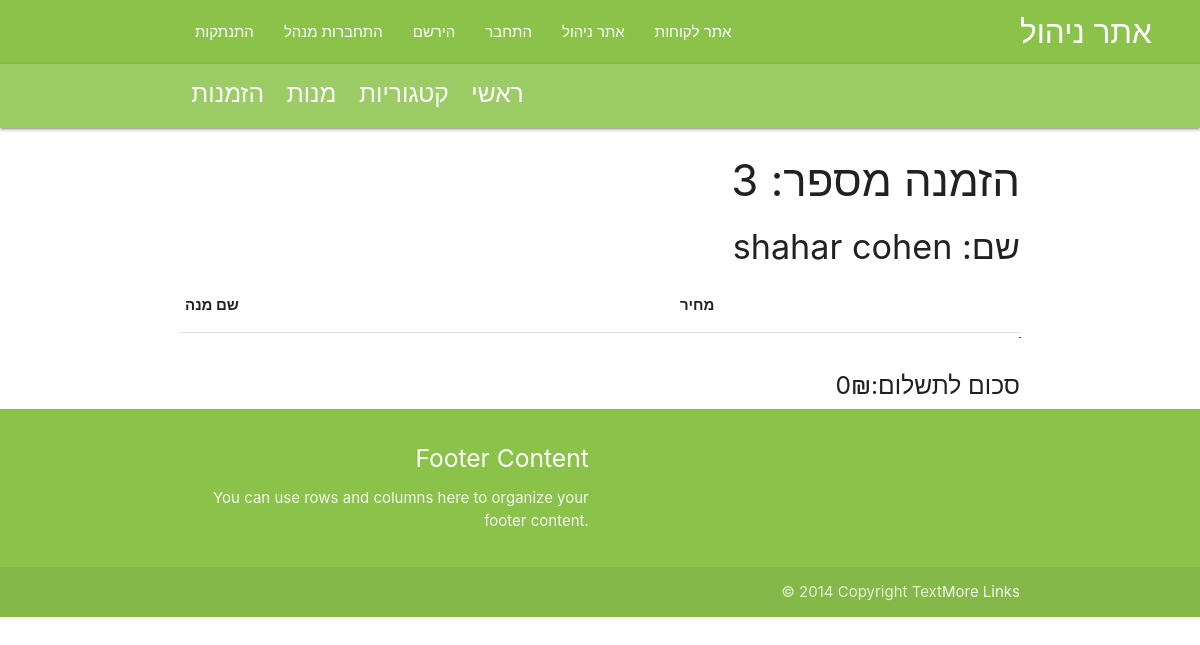
/managers/orders/show_order/3 (signed in), run on the app's committed database.
### models/deliveries.py (models this page shows)
class Delivery(db.Model):
    id = db.Column(db.Integer,primary_key=True)
    cart_id = db.Column(db.Integer, db.ForeignKey('cart.id'), unique=True)
    is_delivered = db.Column(db.Boolean, default=False)
    address = db.Column(db.String(200),default='')
    comment = db.Column(db.Text,default='')
    created = db.Column(db.Date)

### models/users.py (models this page shows, shortened)
class User(db.Model,UserMixin):
    id = db.Column(db.Integer,primary_key=True)
    username = db.Column(db.String(20),nullable=False,unique=True)
    password = db.Column(db.String(20),nullable=False)
    first_name = db.Column(db.String(50),nullable=False)
    last_name = db.Column(db.String(50),nullable=False)
    is_staff = db.Column(db.Boolean,default=False)
    email = db.Column(db.String(200),nullable=False)
    carts = db.relationship('Cart', backref='user',cascade="save-update")

### controllers/managers.py (the view)
@login_required
def show_order(id):
    delivery= Delivery.query.get(id)
    print(delivery.cart.items)
    cart_price=sum([item.dishes.price for item in delivery.cart.items])
    if current_user.is_staff:
        return render_template('manager_templates/show_order.html',delivery=delivery,cart_price=cart_price)

### controllers/managers.py (called while the page is built)
@login_manager.user_loader
def load_user(user_id):
    return User.query.get(int(user_id))

### templates/manager_templates/show_order.html (shortened to what this page needs)
{% extends 'layouts/layout_manager.html' %}{% block manager %}
<div>
    <div><h3>{{delivery.id}} :הזמנה מספר</h3></div>
    <div><h4>{{delivery.cart.user.first_name}} {{delivery.cart.user.last_name}}  :שם</h4></div>
        <div>
            <table class="responsive-table">
                <thead>
                    <tr>
                        <th>שם מנה</th>
                        <th>מחיר</th>
                    </tr>
                </thead>
            </table>ֿ
            {% if not delivery.is_delivered%}
            <h5>סכום לתשלום:{{cart_price}}₪</h5>
            {%else%}
            <h5>שולם:{{cart_price}}₪</h5>
            {%endif%}
        </div>
    </div>
{%endblock%}

### data on the page
Delivery: id "3"
User: cart.user.first_name "shahar", cart.user.last_name "cohen"

### other printed values
{{ cart_price }} "0"
